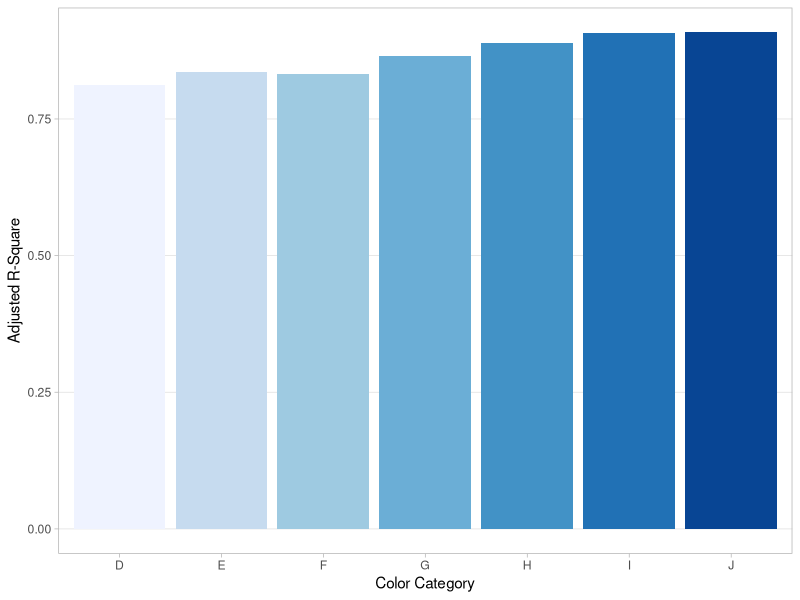

Reproduce this figure in R.
## ---- chunk 1
libs <- c('tidyverse', 'magrittr')

for (i in libs) {
  
  if (!require(i, character.only = TRUE)) {
    
    install.packages(i)
    library(i, character.only = TRUE)
    
  }
  
}
## ---- chunk 2
diamonds %>%
  split(.$color) %>%
  map(~ lm(price ~ carat + depth, .x)) %>% 
  map(summary) %>%
  map_df('adj.r.squared') %>%
  gather(Category, Value, 1:NCOL(.)) %>%
  ggplot(aes(x = Category, y = Value, fill = Category)) + 
    geom_bar(stat = 'identity') + 
    scale_fill_brewer(palette = 'Blues') +
    theme_light() + 
    theme(legend.position    = 'none',
          panel.grid.minor   = element_blank(),
          panel.grid.major.x = element_blank()) + 
    labs(y = 'Adjusted R-Square', x = 'Color Category')
